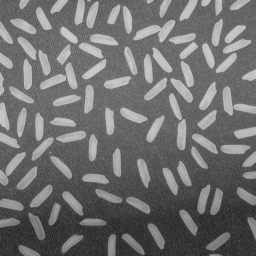
%> input picture rice.tif, 256 x 256 px
$ octave segmentation_4.m   (GNU Octave 9; MATLAB toolbox functions it lacks are replaced by stand-ins)
%> lines starting %> are read from the running program, lines starting %| are printed output that depends on the picture; in (x1, y1, x2, y2) boxes, pixels count from 0 and x2, y2 are one past the last pixel; in counts of white or black regions, pixels touching at a corner belong together; the program's own positions count from 1
A0=imread('rice.tif');
%> A0 is the input picture: size 256x256 uint8; min 40, max 204, mean 111.2
seed=[1,2];
thresh=16;
A=imadjust(A0,[min(min(double(A0)))/255,max(max(double(A0)))/255],[]);
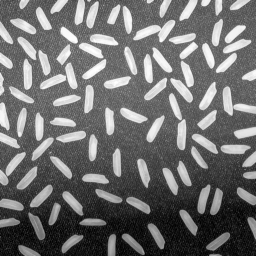
%> A: size 256x256 uint8; min 0, max 255, mean 110.8
A=double(A);
%> A: size 256x256 double
B=A;
[r,c]=size(B);
%> r = 256; c = 256
n=r*c;
%> n = 65536
pixel_seed=A(seed(1),seed(2));
%> pixel_seed = 81
q=seed;
top=1;
M=zeros(r,c);
M(seed(1),seed(2))=1;
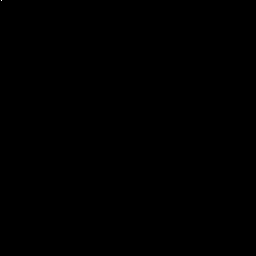
%> M: size 256x256 double; values 0 (black) and 1 (white), 0% white in thin lines or dots, all inside (x1, y1, x2, y2) = (1, 0, 2, 1)
count=1;
while top~=0
    r1=q(1,1);
    c1=q(1,2);
    p=A(r1,c1);
    dge=0;
    for i=-1:1
        for j=-1:1
            if r1+i<=r && r1+i>0 && c1+j<=c && c1+j>0
                if abs(A(r1+i,c1+j)-p)<=thresh && M(r1+i,c1+j)~=1%生长条件
                    top=top+1;
                    q(top,:)=[r1+i,c1+j];%记录种子坐标
                    M(r1+i,c1+j)=1;%更新种子矩阵
                    count=count+1;%记录种子数
                    B(r1+i,c1+j)=1;
                end
                if M(r1+i,c1+j)==0
                    dge=1;
                end
            else
                dge=1;
            end
        end
    end
    if dge~=1
        B(r1,c1)=A(1,2);
    end
    if count>=n
        top=1;
    end
    q=q(2:top,:);
    top=top-1;
end
%> this loop made 46314 passes
%> (r1, c1, p, top) on passes 16 to 18: (3, 5, 90, 7), (3, 6, 81, 8), (5, 2, 104, 8)
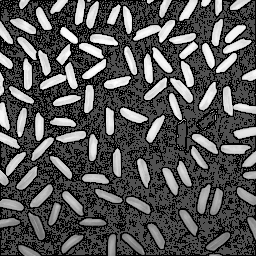
%> B: size 256x256 double; min 1, max 255, mean 86.9
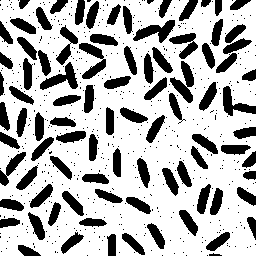
%> M: size 256x256 double; values 0 (black) and 1 (white), 70.7% white; 582 black regions (493 under 20 px), largest, box (x1, y1, x2, y2) and area: (170, 61, 194, 103) 461, (133, 20, 175, 43) 440, (40, 62, 78, 90) 431
%> after the loop, count = 46314; top = 0
subplot(121);imshow(A,[]);
title('original image');
subplot(122);imshow(B,[]);
title('region growing');
